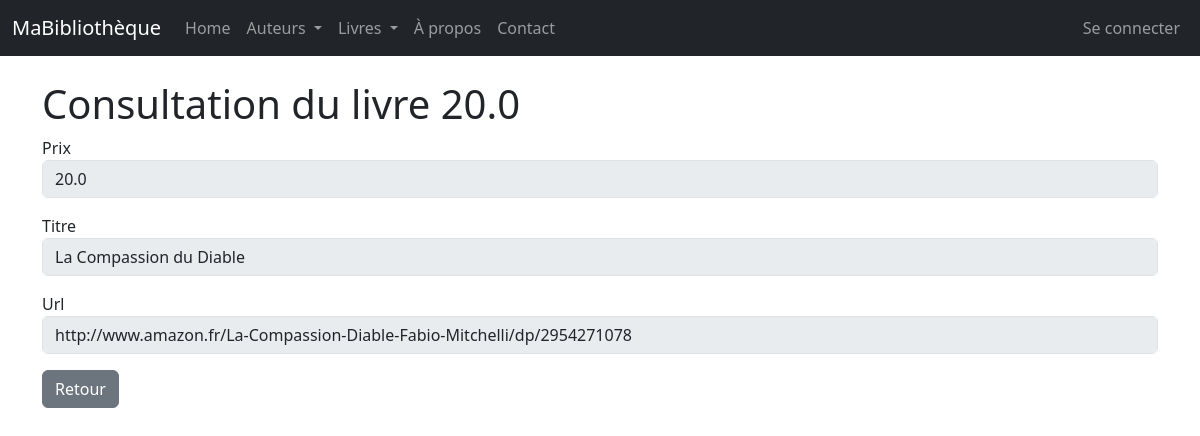
Screenshot of /livres/1/view/ with the database file from the repository.
### monApp/models.py (models this page shows, shortened)
class Livre(db.Model):
    idL = db.Column(db.Integer, primary_key=True)
    Prix = db.Column(db.Float)
    Titre = db.Column(db.String(100))
    Url = db.Column(db.String(100))
    Img = db.Column(db.String(100))
    auteur_id = db.Column(db.Integer, db.ForeignKey("auteur.idA"))
    auteur = db.relationship ("Auteur", backref =db.backref ("livres", lazy="dynamic") )

### monApp/views.py (the view)
@app.route('/livres/<idL>/view/')
def viewLivre(idL):
    unLivre = Livre.query.get(idL)
    unForm = FormLivre(idL=unLivre.idL, Prix=unLivre.Prix, Titre=unLivre.Titre, Url=unLivre.Url, Img=unLivre.Img)
    return render_template("livre_view.html", selectedLivre=unLivre, viewForm=unForm)

### monApp/forms.py
class FormLivre(FlaskForm):
    idL = HiddenField('idL')
    Prix = StringField('Prix', validators=[DataRequired()])
    Titre = StringField('Titre', validators=[DataRequired()])
    Url = StringField('Url')
    Img = StringField('Img')

### monApp/templates/livre_view.html (shortened to what this page needs)
{% extends "base.html" %}
{% block main %}
    <h1>Consultation du livre {{ selectedLivre.Prix }}</h1>
    <form role="form" method="POST" action="">
        <div class="form-group mb-3">
            {{ viewForm.Prix.label }}
            {{ viewForm.Prix(size=50, disabled=True, class_="form-control") }}
        </div>
        <div class="form-group mb-3">
            {{ viewForm.Titre.label }}
            {{ viewForm.Titre(size=50, disabled=True, class_="form-control") }}
        </div>
        <div class="form-group mb-3">
            {{ viewForm.Url.label }}
            {{ viewForm.Url(size=50, disabled=True, class_="form-control") }}
        </div>
        <a href="{{ url_for('getLivres') }}" class="btn btn-secondary">Retour</a>
    </form>
{% endblock %}

### monApp/static/style.css (style rules this page uses)
body { font-family: sans-serif; }
h1 { color : red; }

### rows the page displays
Livre: Prix "20.0", Titre "La Compassion du Diable", Url "http://www.amazon.fr/La-Compassion-Diable-Fabio-Mitchelli/dp/2954271078"

### other values shown
{{ viewForm.Prix.label }} "Prix"
{{ viewForm.Titre.label }} "Titre"
{{ viewForm.Url.label }} "Url"
